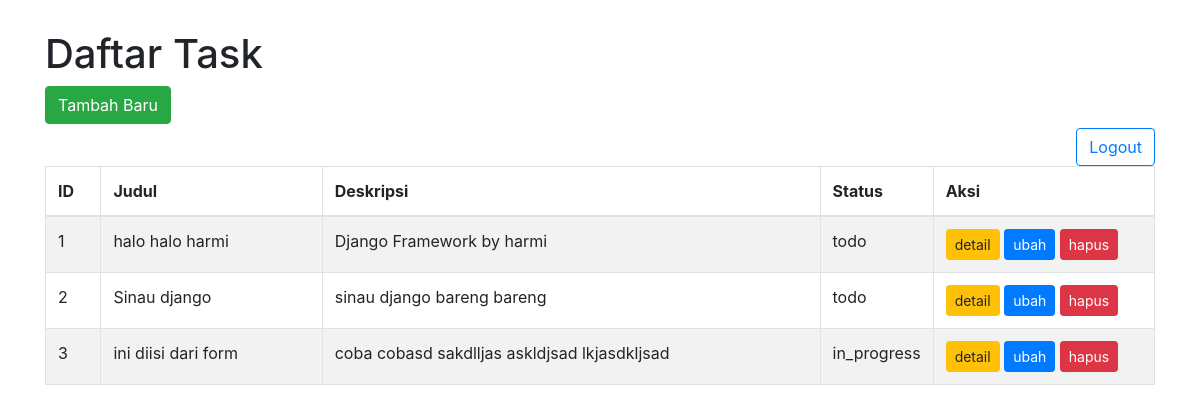
/todo/, run on the app's committed database.
### todo/models.py (models this page shows)
class Task(models.Model):
    class TaskStatus(models.TextChoices):
        TODO = 'todo', _('Todo')
        IN_PROGRESS = 'in_progress', _('In Progress')
        CLOSED = 'closed', _('Closed')
    title = models.CharField(max_length=100)
    description = models.TextField()
    status = models.CharField(
        max_length=20,
        choices=TaskStatus.choices,
        default=TaskStatus.TODO
    )
    created_at = models.DateTimeField(auto_now_add=True)
    updated_at = models.DateTimeField(auto_now=True)
    class Meta:
        db_table = 'tasks'

### todo/views.py (the view)
# urls.py: path('', index_view, name='index'),
def index_view(request):
    tasks = Task.objects.all()
    context = {
        'tasks': tasks
    }
    return render(request, 'todo/index.html', context)

### todo/templates/todo/index.html (shortened to what this page needs)
<!doctype html>
<html lang="en">
  <head>
    <link rel="stylesheet" href="https://maxcdn.bootstrapcdn.com/bootstrap/4.0.0/css/bootstrap.min.css">
  </head>
  <body>
    <div class="container">
      <h1>Daftar Task</h1>
        <div>
          <a href="{% url 'todo:create'  %}" class="btn btn-success">Tambah Baru</a>
          <form action="{% url 'logout' %}" method="post">
    <button type="submit"  class="float-right btn btn-outline-primary mt-1">Logout</button>
</form>
        </div>
      <br>
      <table class="table table-bordered table-striped">
          <thead>
              <tr>
                  <th width="5%">ID</th>
                  <th width="20%">Judul</th>
                  <th width="45%">Deskripsi</th>
                  <th width="5%">Status</th>
                  <th width="20%">Aksi</th>
              </tr>
          </thead>
          <tbody>
            {% if tasks %}
            {% for task in tasks %}
            <tr>
                <td>{{ task.id }}</td>
                <td>{{ task.title }}</td>
                <td>{{ task.description }}</td>
                <td>{{ task.status }}</td>
                <td>
                  <a href="{% url 'todo:detail' task.id %}" class="btn btn-warning btn-sm">detail</a>
                    <a href="{% url 'todo:update' task.id %}" class="btn btn-primary btn-sm">ubah</a>
                  <a href="{% url 'todo:delete' task.id %}" class="btn btn-danger btn-sm" onclick="return confirm('Apakah yakin akan menghapus task ini?')">hapus</a>
                </td>
            </tr>
            {% endfor %}
          {% else %}
            <tr>
              <td colspan="5">Data tidak ditemukan.</td>
            </tr>
          {% endif %}
          </tbody>
      </table>
  </div>
  </body>
</html>

### todo/templates/todo/index.html (style rules this page uses)
body { margin-top: 30px; }

### data on the page
Task: id "1", title "halo halo harmi", description "Django Framework by harmi", status "todo"
Task: id "2", title "Sinau django", description "sinau django bareng bareng", status "todo"
Task: id "3", title "ini diisi dari form", description "coba cobasd sakdlljas askldjsad lkjasdkljsad", status "in_progress"
